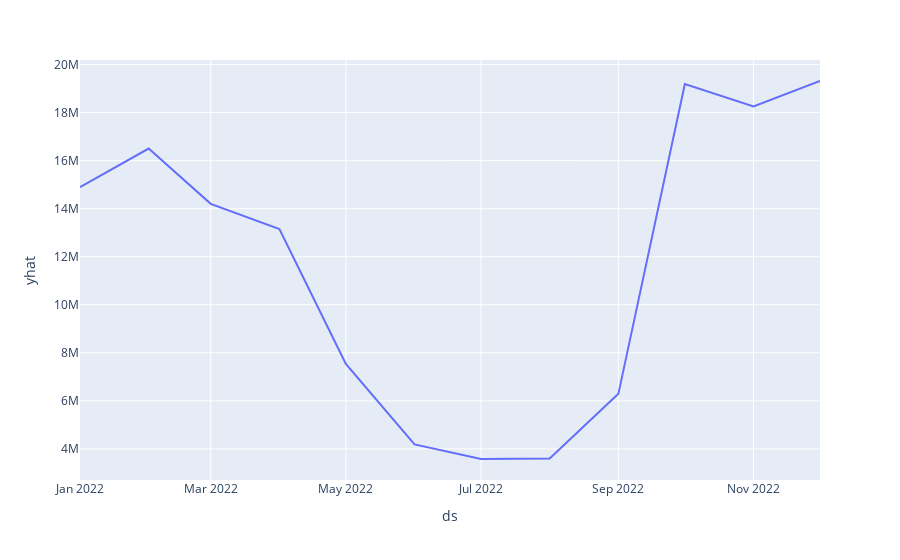

The notebook cell this image was saved under:
### Code cell
px.line(forecast,x = forecast["ds"] , y = forecast["yhat"])

### Figure 1 — Plotly figure (JSON) as saved in the notebook; plotly's stock layout.template omitted (floating-point values rounded to 4 significant figures)
{"data": [{"hovertemplate": "ds=%{x}<br>yhat=%{y}<extra></extra>", "legendgroup": "", "line": {"color": "#636efa", "dash": "solid"}, "marker": {"symbol": "circle"}, "mode": "lines", "name": "", "orientation": "v", "showlegend": false, "type": "scatter", "x": ["2022-01-01T00:00:00", "2022-02-01T00:00:00", "2022-03-01T00:00:00", "2022-04-01T00:00:00", "2022-05-01T00:00:00", "2022-06-01T00:00:00", "2022-07-01T00:00:00", "2022-08-01T00:00:00", "2022-09-01T00:00:00", "2022-10-01T00:00:00", "2022-11-01T00:00:00", "2022-12-01T00:00:00"], "xaxis": "x", "y": [14900000.0, 16500000.0, 14200000.0, 13150000.0, 7537000.0, 4186000.0, 3578000.0, 3595000.0, 6291000.0, 19190000.0, 18250000.0, 19320000.0], "yaxis": "y"}], "layout": {"legend": {"tracegroupgap": 0}, "margin": {"t": 60}, "xaxis": {"anchor": "y", "domain": [0, 1], "title": {"text": "ds"}}, "yaxis": {"anchor": "x", "domain": [0, 1], "title": {"text": "yhat"}}}}
